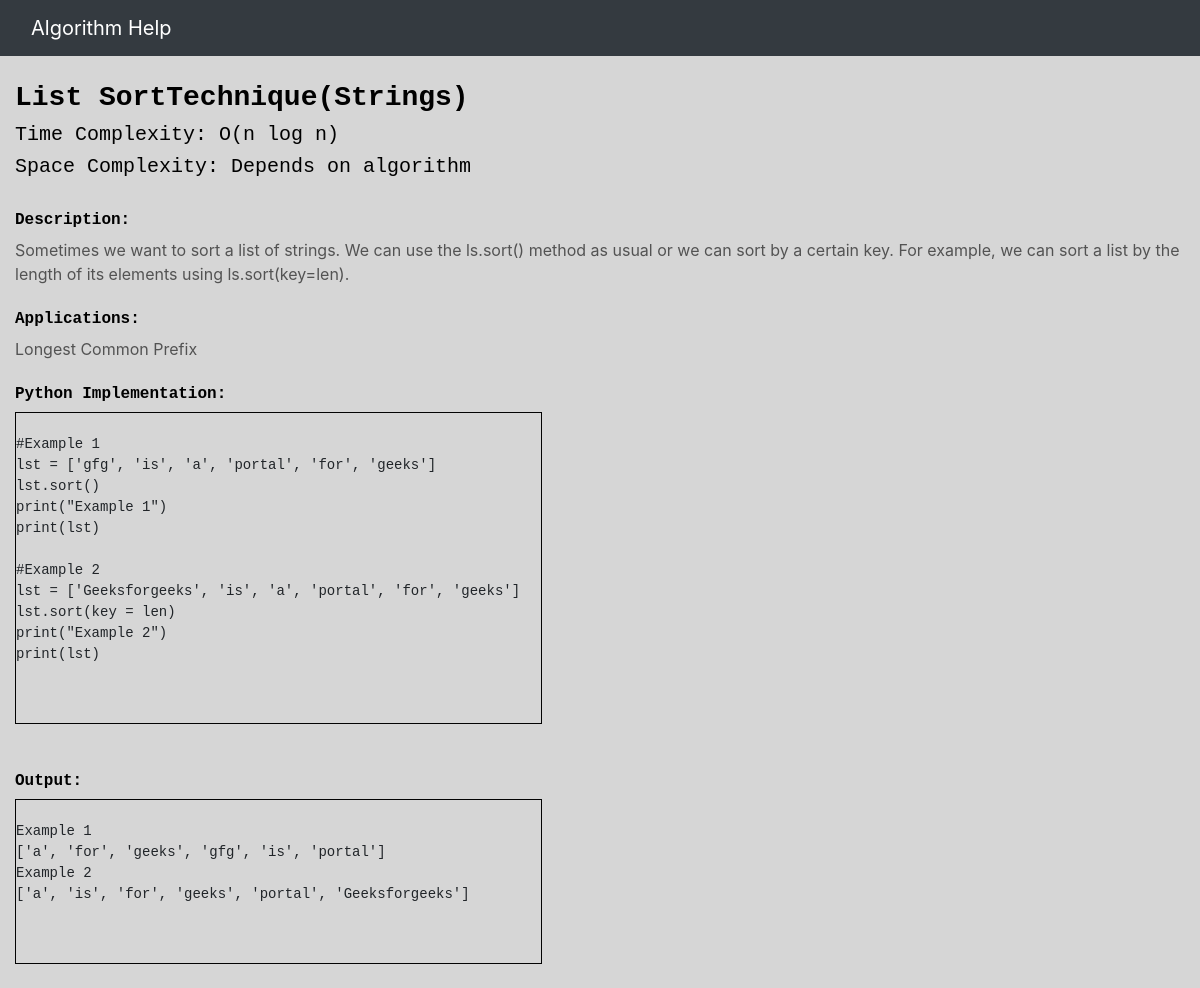
Screenshot of /viewalgo/displayalgo/6 with the database file from the repository.
### addAlgo/models.py (models this page shows, shortened)
class addAlgorithm(models.Model):
    name = models.CharField("Name of Algorithm", max_length=30, blank=False, default=' ')
    timeComplexity = models.CharField("Time Complexity", max_length=30, blank=False, default=' ')
    spaceComplexity = models.CharField("Space Complexity", max_length=30, blank=True)
    description = models.TextField("Description", blank=True)
    applications = models.CharField("Applications", max_length=200, blank=True)
    implementation = models.TextField("Implementation", blank=True)
    output = models.TextField("Output", blank=True)

### addAlgo/views.py (the view)
# urls.py: path('viewalgo/displayalgo/<int:id>', displayAlgo, name="displayalgo.html"),
def displayAlgo(request, id):
    data_id = int(id)
    data = addAlgorithm.objects.get(id=data_id)
    context = data
    return render(request, "displayalgo.html", {"specificData": context})

### templates/displayalgo.html
{% extends "base.html" %}
{% block content %}
<h3>
    <strong>{{specificData.name}}</strong>
</h3>
<h5>Time Complexity: {{specificData.timeComplexity}}</h5>
<h5>Space Complexity: {{specificData.spaceComplexity}}</h5>
<br>
<h6><strong>Description:</strong></h6>
{{specificData.description}}
<br>
<br>
<h6><strong>Applications:</strong></h6>
{{specificData.applications}}
<br>
<br>
<h6><strong>Python Implementation:</strong></h6>
<div class="codeblock">
    <pre>
    <code>
{{specificData.implementation}}
    </code>
    </pre>
</div>
<br>
<br>
<h6><strong>Output:</strong></h6>
<div class="codeblock">
    <pre>
    <code>
{{specificData.output}}
    </code>
    </pre>
</div>
{% endblock content %}

### static/main.css (style rules this page uses)
body { background: #d6d6d6; color: #535353; margin-top: 5rem; }
h1, h2, h4, h5, h6 { color: #000000; font-family: "Courier New"; }
h3 { color: #000000; font-family: "Courier New"; }
.codeblock { background: #d6d6d6; width: 45%; padding-left: 20px 10px; border: 1px solid #030303; }

### rows the page displays
addAlgorithm: name "List SortTechnique(Strings)", timeComplexity "O(n log n)", spaceComplexity "Depends on algorithm", description "Sometimes we want to sort a list of strings. We can use the ls.sort() method as usual or we can sort by a certain key. For example, we can sort a list by the length of its elements using ls.sort(key=len).", applications "Longest Common Prefix", implementation "#Example 1 lst = ['gfg', 'is', 'a', 'portal', 'for', 'geeks'] lst.sort() print(\"Example 1\") print(lst) #Example 2 lst = ['Geeksforgeeks', 'is', 'a', 'portal', 'for', 'geeks'] lst.sort(key = len) print(\"Example 2\") print(lst)", output "Example 1 ['a', 'for', 'geeks', 'gfg', 'is', 'portal'] Example 2 ['a', 'is', 'for', 'geeks', 'portal', 'Geeksforgeeks']"
